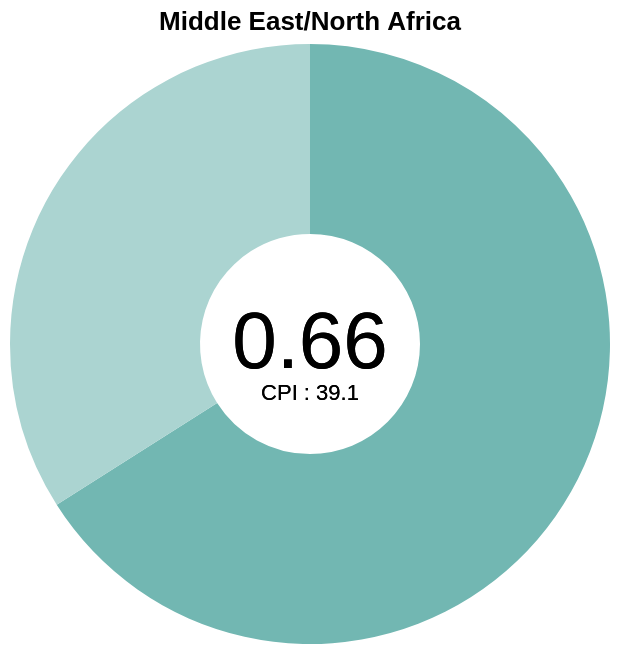

Describe this chart as a Vega-Lite specification.
### Vega-Lite specification from a JSON file in a GitHub repository (floating-point values rounded to 4 significant figures)
{"$schema": "https://vega.github.io/schema/vega-lite/v5.json", "title": "Middle East/North Africa", "width": "container", "data": {"values": [{"category": "Likely", "value": 0.66}, {"category": "Unlikely", "value": 0.34}]}, "layer": [{"mark": {"type": "arc", "innerRadius": 55}, "encoding": {"theta": {"field": "value", "type": "quantitative"}, "color": {"field": "category", "scale": {"range": ["#72b7b2", "#abd4d1"]}, "legend": null}, "tooltip": [{"field": "value", "type": "quantitative", "title": "Proportion"}, {"field": "category", "type": "nominal", "title": "Likelihood to Report"}]}}, {"mark": {"type": "text", "text": "0.66", "fontSize": 40}, "encoding": {"color": {"value": "black"}}}, {"mark": {"type": "text", "text": "CPI : 39.1", "dy": 25}, "encoding": {"color": {"value": "black"}}}]}
